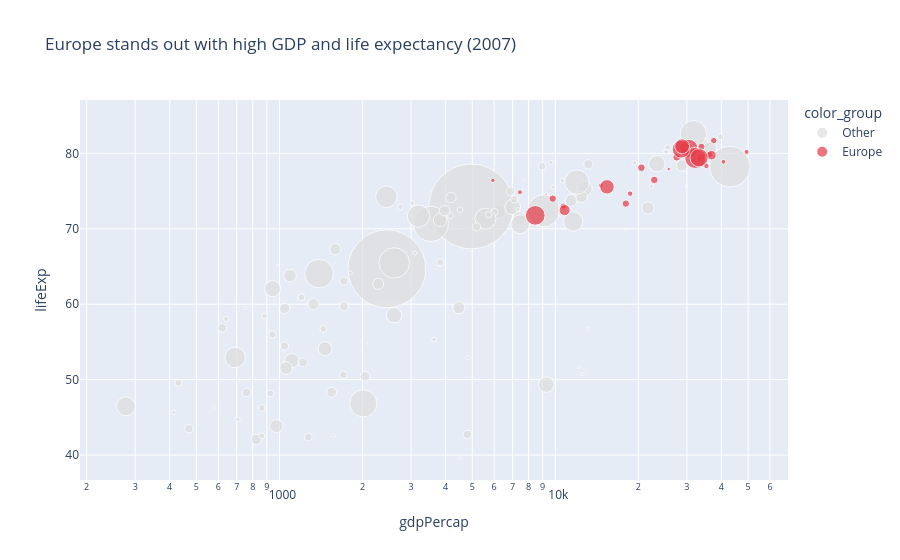

The cell this chart's notebook holds for it:
### Markdown cell above
## Task 2 — Bubble chart: tell a story

**What to build:** A bubble chart (full 2007 dataset, all countries) where:
- x = GDP per capita (log scale)
- y = life expectancy
- size = population
- colour = ONE continent highlighted (your choice), all others grey
- At least one annotation explaining the highlighted group's story

> This is the grey-and-highlight technique applied to a bubble chart.

### Code cell
# Task 2 — Bubble chart

import numpy as np

# Filter for year 2007
df_2007 = df[df['year'] == 2007]

# Create a new column for coloring
highlight_continent = 'Europe'

df_2007['color_group'] = np.where(
    df_2007['continent'] == highlight_continent,
    'Europe',
    'Other'
)

# Create bubble chart
fig = px.scatter(
    df_2007,
    x='gdpPercap',
    y='lifeExp',
    size='pop',
    color='color_group',
    hover_name='country',
    log_x=True,
    size_max=60,  # IMPORTANT RULE
    color_discrete_map={
        'Europe': '#E63946',  # highlight
        'Other': '#DDDDDD'    # grey
    },
    title='Europe stands out with high GDP and life expectancy (2007)'
)

# Add annotation (storytelling)
fig.add_annotation(
    x=40000,
    y=80,
    text='European countries cluster at high income & high life expectancy',
    showarrow=True,
    arrowhead=1
)

fig.show()

### Figure 1 — Plotly figure (JSON) as saved in the notebook; plotly's stock layout.template omitted (floating-point values rounded to 4 significant figures)
{"data": [{"hovertemplate": "<b>%{hovertext}</b><br><br>color_group=Other<br>gdpPercap=%{x}<br>lifeExp=%{y}<br>pop=%{marker.size}<extra></extra>", "hovertext": ["Afghanistan", "Algeria", "Angola", "Argentina", "Australia", "Bahrain", "Bangladesh", "Benin", "Bolivia", "Botswana", "Brazil", "Burkina Faso", "Burundi", "Cambodia", "Cameroon", "Canada", "Central African Republic", "Chad", "Chile", "China", "Colombia", "Comoros", "Congo, Dem. Rep.", "Congo, Rep.", "Costa Rica", "Cote d'Ivoire", "Cuba", "Djibouti", "Dominican Republic", "Ecuador", "Egypt", "El Salvador", "Equatorial Guinea", "Eritrea", "Ethiopia", "Gabon", "Gambia", "Ghana", "Guatemala", "Guinea", "Guinea-Bissau", "Haiti", "Honduras", "Hong Kong, China", "India", "Indonesia", "Iran", "Iraq", "Israel", "Jamaica", "Japan", "Jordan", "Kenya", "Korea, Dem. Rep.", "Korea, Rep.", "Kuwait", "Lebanon", "Lesotho", "Liberia", "Libya", "Madagascar", "Malawi", "Malaysia", "Mali", "Mauritania", "Mauritius", "Mexico", "Mongolia", "Morocco", "Mozambique", "Myanmar", "Namibia", "Nepal", "New Zealand", "Nicaragua", "Niger", "Nigeria", "Oman", "Pakistan", "Panama", "Paraguay", "Peru", "Philippines", "Puerto Rico", "Reunion", "Rwanda", "Sao Tome and Principe", "Saudi Arabia", "Senegal", "Sierra Leone", "Singapore", "Somalia", "South Africa", "Sri Lanka", "Sudan", "Swaziland", "Syria", "Taiwan", "Tanzania", "Thailand", "Togo", "Trinidad and Tobago", "Tunisia", "Uganda", "United States", "Uruguay", "Venezuela", "Vietnam", "West Bank and Gaza", "Yemen, Rep.", "Zambia", "Zimbabwe"], "legendgroup": "Other", "marker": {"color": "#DDDDDD", "size": [31889923, 33333216, 12420476, 40301927, 20434176, 708573, 150448339, 8078314, 9119152, 1639131, 190010647, 14326203, 8390505, 14131858, 17696293, 33390141, 4369038, 10238807, 16284741, 1318683096, 44227550, 710960, 64606759, 3800610, 4133884, 18013409, 11416987, 496374, 9319622, 13755680, 80264543, 6939688, 551201, 4906585, 76511887, 1454867, 1688359, 22873338, 12572928, 9947814, 1472041, 8502814, 7483763, 6980412, 1110396331, 223547000, 69453570, 27499638, 6426679, 2780132, 127467972, 6053193, 35610177, 23301725, 49044790, 2505559, 3921278, 2012649, 3193942, 6036914, 19167654, 13327079, 24821286, 12031795, 3270065, 1250882, 108700891, 2874127, 33757175, 19951656, 47761980, 2055080, 28901790, 4115771, 5675356, 12894865, 135031164, 3204897, 169270617, 3242173, 6667147, 28674757, 91077287, 3942491, 798094, 8860588, 199579, 27601038, 12267493, 6144562, 4553009, 9118773, 43997828, 20378239, 42292929, 1133066, 19314747, 23174294, 38139640, 65068149, 5701579, 1056608, 10276158, 29170398, 301139947, 3447496, 26084662, 85262356, 4018332, 22211743, 11746035, 12311143], "sizemode": "area", "sizeref": 366300.0, "symbol": "circle"}, "mode": "markers", "name": "Other", "orientation": "v", "showlegend": true, "type": "scatter", "x": [974.6, 6223.0, 4797.0, 12780.0, 34440.0, 29800.0, 1391.0, 1441.0, 3822.0, 12570.0, 9066.0, 1217.0, 430.1, 1714.0, 2042.0, 36320.0, 706.0, 1704.0, 13170.0, 4959.0, 7007.0, 986.1, 277.6, 3633.0, 9645.0, 1545.0, 8948.0, 2082.0, 6025.0, 6873.0, 5581.0, 5728.0, 12150.0, 641.4, 690.8, 13210.0, 752.7, 1328.0, 5186.0, 942.7, 579.2, 1202.0, 3548.0, 39720.0, 2452.0, 3541.0, 11610.0, 4471.0, 25520.0, 7321.0, 31660.0, 4519.0, 1463.0, 1593.0, 23350.0, 47310.0, 10460.0, 1569.0, 414.5, 12060.0, 1045.0, 759.3, 12450.0, 1043.0, 1803.0, 10960.0, 11980.0, 3096.0, 3820.0, 823.7, 944.0, 4811.0, 1091.0, 25190.0, 2749.0, 619.7, 2014.0, 22320.0, 2606.0, 9809.0, 4173.0, 7409.0, 3190.0, 19330.0, 7670.0, 863.1, 1598.0, 21650.0, 1712.0, 862.5, 47140.0, 926.1, 9270.0, 3970.0, 2602.0, 4513.0, 4185.0, 28720.0, 1107.0, 7458.0, 883.0, 18010.0, 7093.0, 1056.0, 42950.0, 10610.0, 11420.0, 2442.0, 3025.0, 2281.0, 1271.0, 469.7], "xaxis": "x", "y": [43.83, 72.3, 42.73, 75.32, 81.23, 75.64, 64.06, 56.73, 65.55, 50.73, 72.39, 52.3, 49.58, 59.72, 50.43, 80.65, 44.74, 50.65, 78.55, 72.96, 72.89, 65.15, 46.46, 55.32, 78.78, 48.33, 78.27, 54.79, 72.23, 74.99, 71.34, 71.88, 51.58, 58.04, 52.95, 56.73, 59.45, 60.02, 70.26, 56.01, 46.39, 60.92, 70.2, 82.21, 64.7, 70.65, 70.96, 59.55, 80.75, 72.57, 82.6, 72.53, 54.11, 67.3, 78.62, 77.59, 71.99, 42.59, 45.68, 73.95, 59.44, 48.3, 74.24, 54.47, 64.16, 72.8, 76.19, 66.8, 71.16, 42.08, 62.07, 52.91, 63.78, 80.2, 72.9, 56.87, 46.86, 75.64, 65.48, 75.54, 71.75, 71.42, 71.69, 78.75, 76.44, 46.24, 65.53, 72.78, 63.06, 42.57, 79.97, 48.16, 49.34, 72.4, 58.56, 39.61, 74.14, 78.4, 52.52, 70.62, 58.42, 69.82, 73.92, 51.54, 78.24, 76.38, 73.75, 74.25, 73.42, 62.7, 42.38, 43.49], "yaxis": "y"}, {"hovertemplate": "<b>%{hovertext}</b><br><br>color_group=Europe<br>gdpPercap=%{x}<br>lifeExp=%{y}<br>pop=%{marker.size}<extra></extra>", "hovertext": ["Albania", "Austria", "Belgium", "Bosnia and Herzegovina", "Bulgaria", "Croatia", "Czech Republic", "Denmark", "Finland", "France", "Germany", "Greece", "Hungary", "Iceland", "Ireland", "Italy", "Montenegro", "Netherlands", "Norway", "Poland", "Portugal", "Romania", "Serbia", "Slovak Republic", "Slovenia", "Spain", "Sweden", "Switzerland", "Turkey", "United Kingdom"], "legendgroup": "Europe", "marker": {"color": "#E63946", "size": [3600523, 8199783, 10392226, 4552198, 7322858, 4493312, 10228744, 5468120, 5238460, 61083916, 82400996, 10706290, 9956108, 301931, 4109086, 58147733, 684736, 16570613, 4627926, 38518241, 10642836, 22276056, 10150265, 5447502, 2009245, 40448191, 9031088, 7554661, 71158647, 60776238], "sizemode": "area", "sizeref": 366300.0, "symbol": "circle"}, "mode": "markers", "name": "Europe", "orientation": "v", "showlegend": true, "type": "scatter", "x": [5937.0, 36130.0, 33690.0, 7446.0, 10680.0, 14620.0, 22830.0, 35280.0, 33210.0, 30470.0, 32170.0, 27540.0, 18010.0, 36180.0, 40680.0, 28570.0, 9254.0, 36800.0, 49360.0, 15390.0, 20510.0, 10810.0, 9787.0, 18680.0, 25770.0, 28820.0, 33860.0, 37510.0, 8458.0, 33200.0], "xaxis": "x", "y": [76.42, 79.83, 79.44, 74.85, 73.0, 75.75, 76.49, 78.33, 79.31, 80.66, 79.41, 79.48, 73.34, 81.76, 78.89, 80.55, 74.54, 79.76, 80.2, 75.56, 78.1, 72.48, 74.0, 74.66, 77.93, 80.94, 80.88, 81.7, 71.78, 79.42], "yaxis": "y"}], "layout": {"annotations": [{"arrowhead": 1, "showarrow": true, "text": "European countries cluster at high income & high life expectancy", "x": 40000, "y": 80}], "legend": {"itemsizing": "constant", "title": {"text": "color_group"}, "tracegroupgap": 0}, "title": {"text": "Europe stands out with high GDP and life expectancy (2007)"}, "xaxis": {"anchor": "y", "domain": [0, 1], "title": {"text": "gdpPercap"}, "type": "log"}, "yaxis": {"anchor": "x", "domain": [0, 1], "title": {"text": "lifeExp"}}}}
